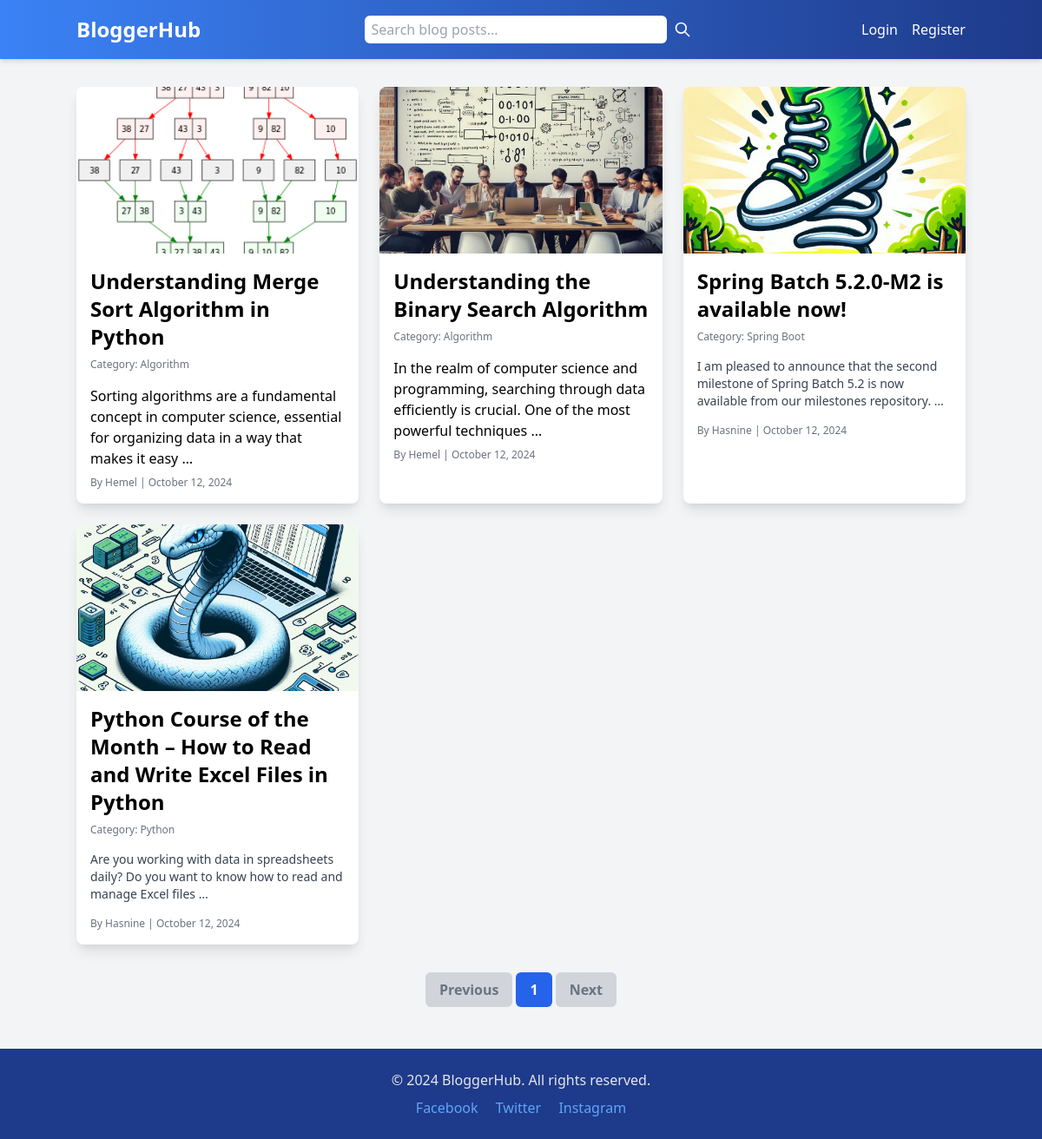
/, run on an earlier commit of the app's database.
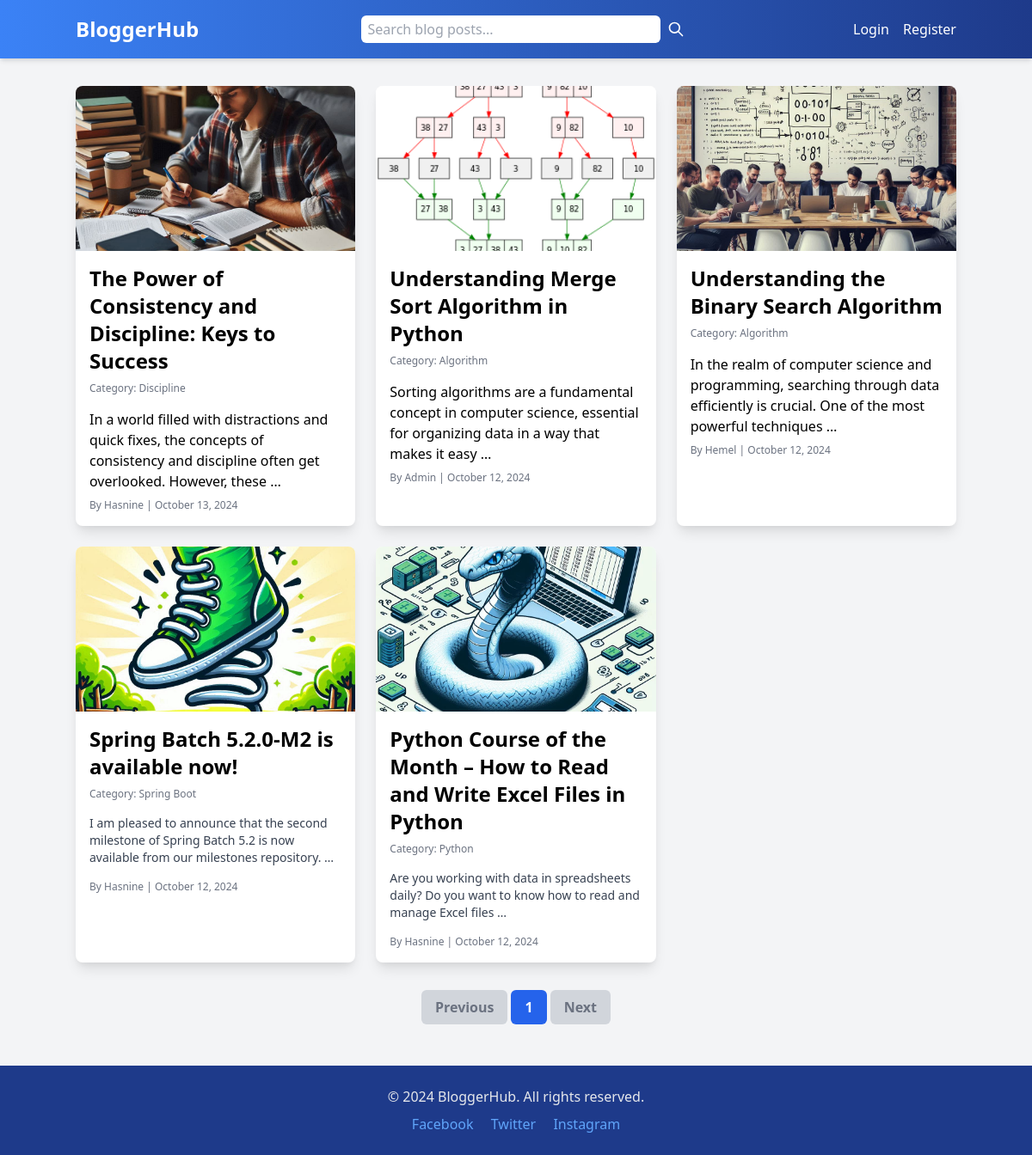
And on a later commit of the database.
### blog/models.py (models this page shows, shortened)
class Post(models.Model):
    title = models.CharField(max_length=200)
    author = models.ForeignKey(User, on_delete=models.CASCADE, related_name='posts')  # Use related_name for better access
    content = RichTextField()
    category = models.ForeignKey(Category, on_delete=models.CASCADE, related_name='posts')  # Use related_name for better access
    created_at = models.DateTimeField(auto_now_add=True)
    updated_at = models.DateTimeField(auto_now=True)
    featured = models.BooleanField(default=False)
    image = models.ImageField(upload_to='blog_images/', blank=True, null=True)  # Optional image field

class Category(models.Model):
    name = models.CharField(max_length=100, unique=True)  # Ensure unique category names

### blog/views.py (the view)
# urls.py: path('', views.index, name='index'),
def index(request):
    posts = Post.objects.all().order_by('-created_at')
    paginator = Paginator(posts, 5)  # Paginate 5 posts per page
    page_number = request.GET.get('page')
    page_obj = paginator.get_page(page_number)
    return render(request, 'blog/index.html', {'page_obj': page_obj})

### blog/templates/blog/index.html (shortened to what this page needs)
<!DOCTYPE html>
<html lang="en">
  <head>
    <link href="https://cdn.jsdelivr.net/npm/tailwindcss@2.2.19/dist/tailwind.min.css" rel="stylesheet" />
  </head>
  <body class="bg-gray-100 font-sans">
<header class="header p-4 shadow-md">
  <div class="container mx-auto flex sm:flex-row justify-between items-center">
      <a href="{% url 'index' %}" class="text-xl sm:text-2xl font-bold text-white mb-2 sm:mb-0">
          BloggerHub
      </a>
      <form id="search-form" class="flex items-center mb-2 sm:mb-0 sm:flex-grow sm:max-w-sm">
          <input
              type="text"
              name="q"
              placeholder="Search blog posts..."
              class="flex-grow px-2 py-1 text-gray-700 rounded-l-md rounded-r-md focus:outline-none focus:ring-2 focus:ring-blue-300 sm:w-32 md:w-40 lg:w-52"
              required
          />
          <button type="submit" class="p-2 text-white rounded-r-md focus:outline-none">
              <svg xmlns="http://www.w3.org/2000/svg" class="h-5 w-5" fill="none" viewBox="0 0 24 24" stroke="currentColor">
                  <path stroke-linecap="round" stroke-linejoin="round" stroke-width="2" d="M21 21l-6-6m2-5a7 7 0 11-14 0 7 7 0 0114 0z" />
              </svg>
          </button>
      </form>
      <nav class="hidden sm:flex items-center space-x-4">
          {% if user.is_authenticated %}
              <a href="{% url 'create_post' %}" class="text-white px-4">Create Post</a>
              <a href="{% url 'logout_view' %}" class="text-white hover:underline">Logout</a>
              <a href="{% url 'user_profile' user.id %}" class="hover:underline">
                  {% if user.userprofile.profile_picture %}
                      <img class="w-8 h-8 rounded-full object-cover" src="{{ user.userprofile.profile_picture.url }}" alt="{{ user.username }}'s Profile Picture" />
                  {% else %}
                      <img class="w-8 h-8 rounded-full object-cover" src="https://via.placeholder.com/150" alt="Default Profile Picture" />
                  {% endif %}
              </a>
          {% else %}
              <a href="{% url 'login_view' %}" class="text-white hover:underline">Login</a>
              <a href="{% url 'register' %}" class="text-white hover:underline">Register</a>
          {% endif %}
      </nav>
  </div>
</header>
    <main class="container mx-auto mt-8">
      <div class="grid grid-cols-1 md:grid-cols-2 lg:grid-cols-3 gap-6">
        {% for post in page_obj %}
          <div class="bg-white shadow-lg rounded-lg overflow-hidden transition transform hover:scale-105">
            {% if post.image %}
              <img src="{{ post.image.url }}" alt="{{ post.title }}" class="w-full h-48 object-cover" />
            {% else %}
              <img src="https://via.placeholder.com/400x200" alt="{{ post.title }}" class="w-full h-48 object-cover" />
            {% endif %}
            <div class="p-4">
              <h2 class="text-2xl font-bold mb-2 hover:text-blue-700 transition"><a href="{% url 'post_detail' post.id %}">{{ post.title }}</a></h2>
              <div class="text-gray-500 text-xs mb-4">
                <span>Category: {{ post.category.name }}</span>
              </div>
              <p class="text-gray-700 text-sm mb-4">{{ post.content|safe|truncatewords:20 }}</p>
              <div class="text-gray-500 mt-2 text-xs">
                <span>By <a href="{% url 'user_profile' post.author.id %}" class="hover:underline">{{ post.author.username }}</a></span> |
                <span>{{ post.created_at|date:'F d, Y' }}</span>
              </div>
            </div>
          </div>
        {% endfor %}
      </div>
      <div class="mt-8 flex justify-center">
        <nav class="inline-flex space-x-1">
          {% if page_obj.has_previous %}
            <a href="?page={{ page_obj.previous_page_number }}" class="px-4 py-2 bg-blue-600 text-white font-semibold rounded-md hover:bg-blue-700 transition">Previous</a>
          {% else %}
            <span class="px-4 py-2 bg-gray-300 text-gray-500 font-semibold rounded-md">Previous</span>
          {% endif %}
          {% for num in page_obj.paginator.page_range %}
            {% if page_obj.number == num %}
              <span class="px-4 py-2 bg-blue-600 text-white font-semibold rounded-md">{{ num }}</span>
            {% else %}
              <a href="?page={{ num }}" class="px-4 py-2 bg-gray-200 text-gray-800 font-semibold rounded-md hover:bg-gray-300">{{ num }}</a>
            {% endif %}
          {% endfor %}
          {% if page_obj.has_next %}
            <a href="?page={{ page_obj.next_page_number }}" class="px-4 py-2 bg-blue-600 text-white font-semibold rounded-md hover:bg-blue-700 transition">Next</a>
          {% else %}
            <span class="px-4 py-2 bg-gray-300 text-gray-500 font-semibold rounded-md">Next</span>
          {% endif %}
        </nav>
      </div>
    </main>
    <footer class="footer p-6 mt-12">
      <div class="container mx-auto text-center text-gray-200">
        <p class="mb-2">&copy; 2024 BloggerHub. All rights reserved.</p>
        <div class="mt-2">
          <a href="#" class="text-gray-200 hover:text-gray-200 mx-2">Facebook</a>
          <a href="#" class="text-gray-200 hover:text-gray-200 mx-2">Twitter</a>
          <a href="#" class="text-gray-200 hover:text-gray-200 mx-2">Instagram</a>
        </div>
      </div>
    </footer>
  </body>
</html>

### blog/templates/blog/index.html (style rules this page uses)
.header { background: linear-gradient(90deg, #3b82f6, #1e3a8a); }
.footer { background-color: #1e3a8a; }
.footer a { color: #60a5fa; }

What changed in the data, as far as the page shows it:
added Post: image (picture), title "The Power of Consistency and Discipline: Keys to Success", category.name "Discipline", content "In a world filled with distractions and quick fixes, the concepts of consistency and discipline often get overlooked. However, these …", author.username "Hasnine", created_at "October 13, 2024"
changed Post "Understanding Merge Sort Algorithm in Python": author.username "Hemel" → "Admin"
